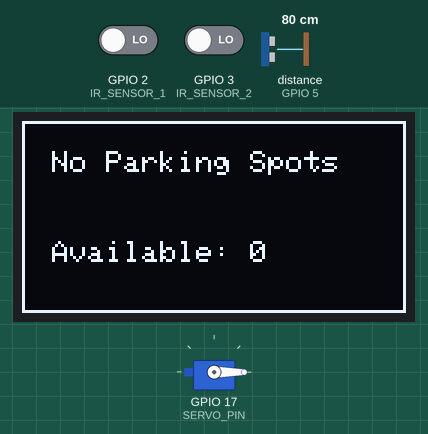
This sketch was run on a simulated ESP32. Parts: servo, 128×64 one-colour display. Wiring (inferred from the names in the program): ultrasonic range finder: trigger GPIO 4; echo GPIO 5. The test bench sets the inputs (shaded band); at power-on: GPIO 2 (IR_SENSOR_1) LOW, GPIO 3 (IR_SENSOR_2) LOW, distance to the obstacle (sensor on GPIO 5) 80 cm. The echo pulse lasts 58.3 µs per cm.

Above: at 1.3 s.
1.4 s: GPIO 2 (IR_SENSOR_1) driven HIGH
At 2.4 s:
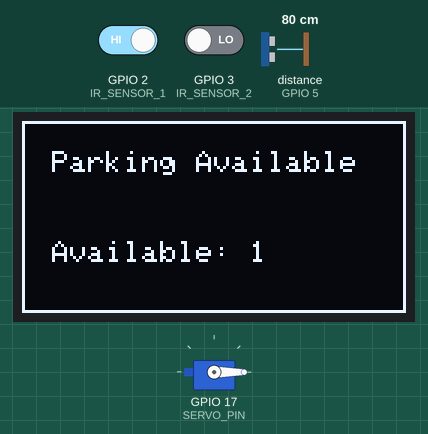
3.1 s: GPIO 2 (IR_SENSOR_1) driven LOW
At 4.4 s:
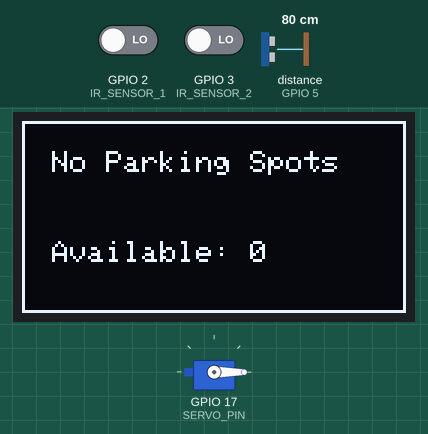
4.7 s: GPIO 3 (IR_SENSOR_2) driven HIGH
At 5.4 s:
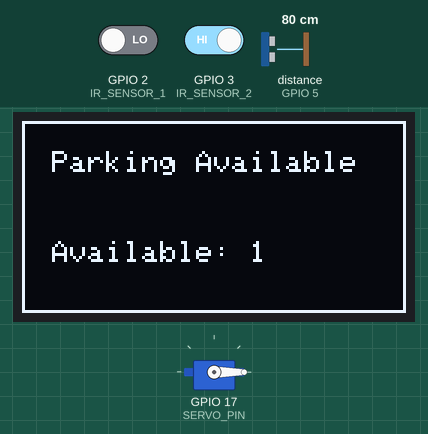
6.3 s: distance to the obstacle (sensor on GPIO 5) set to 11 cm
7.8 s: distance to the obstacle (sensor on GPIO 5) set to 8 cm
At 9.1 s:
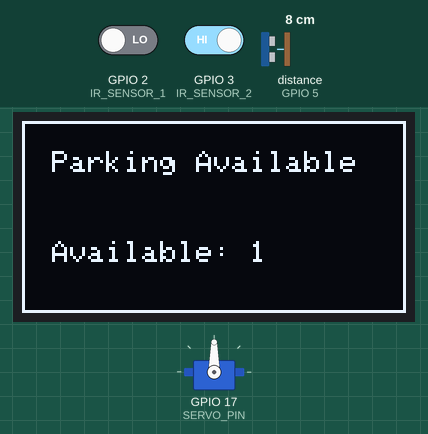
9.4 s: distance to the obstacle (sensor on GPIO 5) set to 18 cm
At 11.4 s:
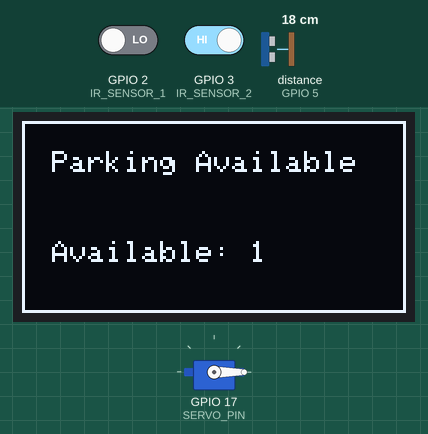
Timing chart, 0 to 12.9 s (numbered marks = the images above; inputs shaded):
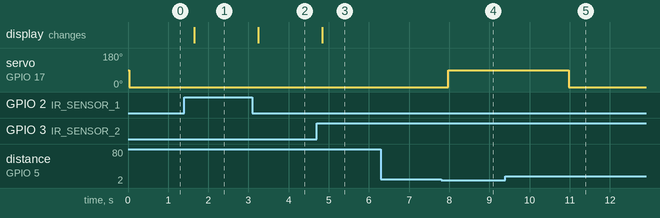

Measured:
- the behaviour switches between 10 and 9 cm on distance to the obstacle (sensor on GPIO 5) (found by bisection; images 3 and 4)
- after the input at 1.4 s, the display: changes after 0.25 s (image 1)
- after the input at 3.1 s, the display: changes after 0.15 s (image 2)
- after the input at 4.7 s, the display: changes after 0.14 s (image 3)
- after the input at 6.3 s, every drawn part: stays the same
- after the input at 7.8 s, servo on GPIO 17 (SERVO_PIN): 0° → 90° after 0.18 s
- after the input at 9.4 s, servo on GPIO 17 (SERVO_PIN): goes on until 11.0 s, then stays 0°

The sketch:

witholed.ino
```cpp
#include <Wire.h>
#include <Adafruit_GFX.h>
#include <Adafruit_SSD1306.h>
#include <ESP32Servo.h>

// Define pins for sensors and actuators
#define IR_SENSOR_1 2 // Parking Spot 1
#define IR_SENSOR_2 3 // Parking Spot 2
#define TRIG_PIN 4    // Ultrasonic Trigger
#define ECHO_PIN 5    // Ultrasonic Echo
#define SERVO_PIN 17   // Servo Control Pin

// Create an OLED display object
#define SCREEN_WIDTH 128
#define SCREEN_HEIGHT 64
#define OLED_RESET -1
Adafruit_SSD1306 display(SCREEN_WIDTH, SCREEN_HEIGHT, &Wire, OLED_RESET);

// Initialize components
Servo servo;

void setup() {
  // Set pin modes for IR sensors and ultrasonic sensor
  pinMode(IR_SENSOR_1, INPUT);
  pinMode(IR_SENSOR_2, INPUT);
  pinMode(TRIG_PIN, OUTPUT);
  pinMode(ECHO_PIN, INPUT);

  // Attach the servo motor to the specified pin
  servo.attach(SERVO_PIN);

  // Initialize the OLED display
  display.begin(SSD1306_SWITCHCAPVCC, 0x3C); // Use the correct I2C address
  display.clearDisplay();
  display.setTextSize(1.5); // Increased font size
  display.setTextColor(SSD1306_WHITE);

  // Set the initial position of the servo motor (barrier up)
  servo.write(0); // Start with the flap closed
}

void loop() {
  // Read the state of the IR sensors
  int ir1 = digitalRead(IR_SENSOR_1);
  int ir2 = digitalRead(IR_SENSOR_2);

  // Variables to store the duration measured by the ultrasonic sensor
  long duration;

  // Trigger the ultrasonic sensor to send a pulse
  digitalWrite(TRIG_PIN, LOW);
  delayMicroseconds(2);
  digitalWrite(TRIG_PIN, HIGH);
  delayMicroseconds(10);
  digitalWrite(TRIG_PIN, LOW);

  // Measure the duration of the pulse returned by the ultrasonic sensor
  duration = pulseIn(ECHO_PIN, HIGH);

  // Calculate the distance based on the duration
  long distance = (duration / 2) / 29.1;

  // Clear the OLED display
  display.clearDisplay();

  // Draw a border around the display
  display.drawRect(0, 0, SCREEN_WIDTH, SCREEN_HEIGHT, SSD1306_WHITE);

  // Initialize available spots count
  int availableSpots = 0;

  // Check parking availability based on IR sensors
  if (ir1 == HIGH) availableSpots++; // Spot 1 available
  if (ir2 == HIGH) availableSpots++; // Spot 2 available

  // Display parking availability
  display.setCursor(10, 10);
  if (availableSpots > 0) {
    display.print("Parking Available");
  } else {
    display.print("No Parking Spots");
  }

  // Display the number of available parking spots
  display.setCursor(10, 40);
  display.print("Available: ");
  display.print(availableSpots);

  // If a vehicle is detected within range
  if (distance < 10) {
    if (availableSpots > 0) {
      servo.write(90); // Move the servo to open the flap
      delay(3000); // Keep the flap open for 2 seconds
      servo.write(0); // Close the flap after opening
    }
  }

  // Display everything on the OLED
  display.display();

  // Short delay to avoid rapid updates
  delay(500); // Adjust this delay for desired refresh rate
}
```
